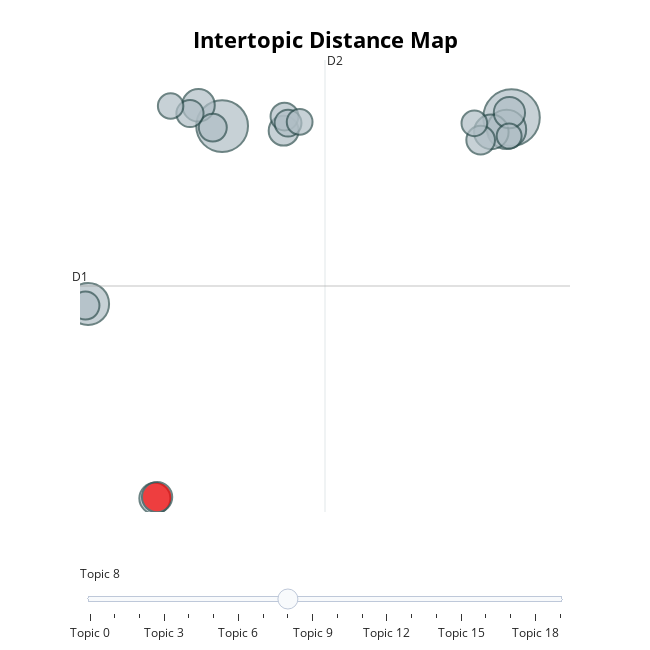

Notebook source saved alongside this figure:
### Markdown cell above
### Explore

### Code cell
# Visualize topics
topic_model.visualize_topics()

### Figure 1 — Plotly figure (JSON) as saved in the notebook; plotly's stock layout.template omitted (floating-point values rounded to 4 significant figures)
{"data": [{"customdata": [[0, "jews | jew | jewish | people | jesus", 2623], [1, "nigger | niggers | fuck | fucking | white", 2197], [2, "israel | iran | syria | israeli | us", 1443], [3, "white | race | whites | people | quote", 1256], [4, "muslims | islam | muslim | islamic | mohammed", 979], [5, "women | men | white | woman | black", 871], [6, "hitler | christianity | adolf | nazis | nazi", 800], [7, "police | cops | court | prison | said", 791], [8, "gun | guns | rifle | weapons | rifles", 752], [9, "die | und | der | ist | das", 734], [10, "vittu | posts | post | email | banned", 672], [11, "russia | russian | putin | ukraine | russians", 644], [12, "kikes | kike | porn | gas | chamber", 641], [13, "dixie | south | florida | texas | live", 634], [14, "meat | soy | eat | bread | fat", 605], [15, "german | germany | erik | germans | valkyrie", 591], [16, "italian | italy | italians | feet | mussolini", 543], [17, "fascism | fascist | ironmarch | fascists | im", 539], [18, "music | metal | song | youtube | songs", 531], [19, "irish | ireland | people | scotland | dublin", 510]], "hovertemplate": "<b>Topic %{customdata[0]}</b><br>Words: %{customdata[1]}<br>Size: %{customdata[2]}", "legendgroup": "", "marker": {"color": ["#B0BEC5", "#B0BEC5", "#B0BEC5", "#B0BEC5", "#B0BEC5", "#B0BEC5", "#B0BEC5", "#B0BEC5", "red", "#B0BEC5", "#B0BEC5", "#B0BEC5", "#B0BEC5", "#B0BEC5", "#B0BEC5", "#B0BEC5", "#B0BEC5", "#B0BEC5", "#B0BEC5", "#B0BEC5"], "line": {"color": "DarkSlateGrey", "width": 2}, "size": [2623, 2197, 1443, 1256, 979, 871, 800, 791, 752, 734, 672, 644, 641, 634, 605, 591, 543, 539, 531, 510], "sizemode": "area", "sizeref": 1.639, "symbol": "circle"}, "mode": "markers", "name": "", "orientation": "v", "showlegend": false, "type": "scatter", "x": [10.52, 2.712, -0.9056, 10.39, 9.979, 2.074, 10.47, 0.8963, 0.9565, 4.372, 9.691, -0.9779, 2.46, 4.395, 1.844, 4.491, 4.805, 9.52, 1.322, 10.46], "xaxis": "x", "y": [13.79, 13.39, 4.926, 13.23, 13.11, 14.37, 14.02, -4.325, -4.265, 13.17, 12.72, 4.848, 13.31, 13.84, 13.98, 13.53, 13.58, 13.52, 14.34, 12.91], "yaxis": "y"}], "layout": {"annotations": [{"showarrow": false, "text": "D1", "x": -1.125, "y": 5.778, "yshift": 10}, {"showarrow": false, "text": "D2", "x": 5.489, "xshift": 10, "y": 16.53}], "height": 650, "hoverlabel": {"bgcolor": "white", "font": {"family": "Rockwell", "size": 16}}, "legend": {"itemsizing": "constant", "tracegroupgap": 0}, "margin": {"t": 60}, "shapes": [{"line": {"color": "#CFD8DC", "width": 2}, "type": "line", "x0": 5.489, "x1": 5.489, "y0": -4.974, "y1": 16.53}, {"line": {"color": "#9E9E9E", "width": 2}, "type": "line", "x0": -1.125, "x1": 12.1, "y0": 5.778, "y1": 5.778}], "sliders": [{"active": 8, "pad": {"t": 50}, "steps": [{"args": [{"marker.color": [["red", "#B0BEC5", "#B0BEC5", "#B0BEC5", "#B0BEC5", "#B0BEC5", "#B0BEC5", "#B0BEC5", "#B0BEC5", "#B0BEC5", "#B0BEC5", "#B0BEC5", "#B0BEC5", "#B0BEC5", "#B0BEC5", "#B0BEC5", "#B0BEC5", "#B0BEC5", "#B0BEC5", "#B0BEC5"]]}], "label": "Topic 0", "method": "update"}, {"args": [{"marker.color": [["#B0BEC5", "red", "#B0BEC5", "#B0BEC5", "#B0BEC5", "#B0BEC5", "#B0BEC5", "#B0BEC5", "#B0BEC5", "#B0BEC5", "#B0BEC5", "#B0BEC5", "#B0BEC5", "#B0BEC5", "#B0BEC5", "#B0BEC5", "#B0BEC5", "#B0BEC5", "#B0BEC5", "#B0BEC5"]]}], "label": "Topic 1", "method": "update"}, {"args": [{"marker.color": [["#B0BEC5", "#B0BEC5", "red", "#B0BEC5", "#B0BEC5", "#B0BEC5", "#B0BEC5", "#B0BEC5", "#B0BEC5", "#B0BEC5", "#B0BEC5", "#B0BEC5", "#B0BEC5", "#B0BEC5", "#B0BEC5", "#B0BEC5", "#B0BEC5", "#B0BEC5", "#B0BEC5", "#B0BEC5"]]}], "label": "Topic 2", "method": "update"}, {"args": [{"marker.color": [["#B0BEC5", "#B0BEC5", "#B0BEC5", "red", "#B0BEC5", "#B0BEC5", "#B0BEC5", "#B0BEC5", "#B0BEC5", "#B0BEC5", "#B0BEC5", "#B0BEC5", "#B0BEC5", "#B0BEC5", "#B0BEC5", "#B0BEC5", "#B0BEC5", "#B0BEC5", "#B0BEC5", "#B0BEC5"]]}], "label": "Topic 3", "method": "update"}, {"args": [{"marker.color": [["#B0BEC5", "#B0BEC5", "#B0BEC5", "#B0BEC5", "red", "#B0BEC5", "#B0BEC5", "#B0BEC5", "#B0BEC5", "#B0BEC5", "#B0BEC5", "#B0BEC5", "#B0BEC5", "#B0BEC5", "#B0BEC5", "#B0BEC5", "#B0BEC5", "#B0BEC5", "#B0BEC5", "#B0BEC5"]]}], "label": "Topic 4", "method": "update"}, {"args": [{"marker.color": [["#B0BEC5", "#B0BEC5", "#B0BEC5", "#B0BEC5", "#B0BEC5", "red", "#B0BEC5", "#B0BEC5", "#B0BEC5", "#B0BEC5", "#B0BEC5", "#B0BEC5", "#B0BEC5", "#B0BEC5", "#B0BEC5", "#B0BEC5", "#B0BEC5", "#B0BEC5", "#B0BEC5", "#B0BEC5"]]}], "label": "Topic 5", "method": "update"}, {"args": [{"marker.color": [["#B0BEC5", "#B0BEC5", "#B0BEC5", "#B0BEC5", "#B0BEC5", "#B0BEC5", "red", "#B0BEC5", "#B0BEC5", "#B0BEC5", "#B0BEC5", "#B0BEC5", "#B0BEC5", "#B0BEC5", "#B0BEC5", "#B0BEC5", "#B0BEC5", "#B0BEC5", "#B0BEC5", "#B0BEC5"]]}], "label": "Topic 6", "method": "update"}, {"args": [{"marker.color": [["#B0BEC5", "#B0BEC5", "#B0BEC5", "#B0BEC5", "#B0BEC5", "#B0BEC5", "#B0BEC5", "red", "#B0BEC5", "#B0BEC5", "#B0BEC5", "#B0BEC5", "#B0BEC5", "#B0BEC5", "#B0BEC5", "#B0BEC5", "#B0BEC5", "#B0BEC5", "#B0BEC5", "#B0BEC5"]]}], "label": "Topic 7", "method": "update"}, {"args": [{"marker.color": [["#B0BEC5", "#B0BEC5", "#B0BEC5", "#B0BEC5", "#B0BEC5", "#B0BEC5", "#B0BEC5", "#B0BEC5", "red", "#B0BEC5", "#B0BEC5", "#B0BEC5", "#B0BEC5", "#B0BEC5", "#B0BEC5", "#B0BEC5", "#B0BEC5", "#B0BEC5", "#B0BEC5", "#B0BEC5"]]}], "label": "Topic 8", "method": "update"}, {"args": [{"marker.color": [["#B0BEC5", "#B0BEC5", "#B0BEC5", "#B0BEC5", "#B0BEC5", "#B0BEC5", "#B0BEC5", "#B0BEC5", "#B0BEC5", "red", "#B0BEC5", "#B0BEC5", "#B0BEC5", "#B0BEC5", "#B0BEC5", "#B0BEC5", "#B0BEC5", "#B0BEC5", "#B0BEC5", "#B0BEC5"]]}], "label": "Topic 9", "method": "update"}, {"args": [{"marker.color": [["#B0BEC5", "#B0BEC5", "#B0BEC5", "#B0BEC5", "#B0BEC5", "#B0BEC5", "#B0BEC5", "#B0BEC5", "#B0BEC5", "#B0BEC5", "red", "#B0BEC5", "#B0BEC5", "#B0BEC5", "#B0BEC5", "#B0BEC5", "#B0BEC5", "#B0BEC5", "#B0BEC5", "#B0BEC5"]]}], "label": "Topic 10", "method": "update"}, {"args": [{"marker.color": [["#B0BEC5", "#B0BEC5", "#B0BEC5", "#B0BEC5", "#B0BEC5", "#B0BEC5", "#B0BEC5", "#B0BEC5", "#B0BEC5", "#B0BEC5", "#B0BEC5", "red", "#B0BEC5", "#B0BEC5", "#B0BEC5", "#B0BEC5", "#B0BEC5", "#B0BEC5", "#B0BEC5", "#B0BEC5"]]}], "label": "Topic 11", "method": "update"}, {"args": [{"marker.color": [["#B0BEC5", "#B0BEC5", "#B0BEC5", "#B0BEC5", "#B0BEC5", "#B0BEC5", "#B0BEC5", "#B0BEC5", "#B0BEC5", "#B0BEC5", "#B0BEC5", "#B0BEC5", "red", "#B0BEC5", "#B0BEC5", "#B0BEC5", "#B0BEC5", "#B0BEC5", "#B0BEC5", "#B0BEC5"]]}], "label": "Topic 12", "method": "update"}, {"args": [{"marker.color": [["#B0BEC5", "#B0BEC5", "#B0BEC5", "#B0BEC5", "#B0BEC5", "#B0BEC5", "#B0BEC5", "#B0BEC5", "#B0BEC5", "#B0BEC5", "#B0BEC5", "#B0BEC5", "#B0BEC5", "red", "#B0BEC5", "#B0BEC5", "#B0BEC5", "#B0BEC5", "#B0BEC5", "#B0BEC5"]]}], "label": "Topic 13", "method": "update"}, {"args": [{"marker.color": [["#B0BEC5", "#B0BEC5", "#B0BEC5", "#B0BEC5", "#B0BEC5", "#B0BEC5", "#B0BEC5", "#B0BEC5", "#B0BEC5", "#B0BEC5", "#B0BEC5", "#B0BEC5", "#B0BEC5", "#B0BEC5", "red", "#B0BEC5", "#B0BEC5", "#B0BEC5", "#B0BEC5", "#B0BEC5"]]}], "label": "Topic 14", "method": "update"}, {"args": [{"marker.color": [["#B0BEC5", "#B0BEC5", "#B0BEC5", "#B0BEC5", "#B0BEC5", "#B0BEC5", "#B0BEC5", "#B0BEC5", "#B0BEC5", "#B0BEC5", "#B0BEC5", "#B0BEC5", "#B0BEC5", "#B0BEC5", "#B0BEC5", "red", "#B0BEC5", "#B0BEC5", "#B0BEC5", "#B0BEC5"]]}], "label": "Topic 15", "method": "update"}, {"args": [{"marker.color": [["#B0BEC5", "#B0BEC5", "#B0BEC5", "#B0BEC5", "#B0BEC5", "#B0BEC5", "#B0BEC5", "#B0BEC5", "#B0BEC5", "#B0BEC5", "#B0BEC5", "#B0BEC5", "#B0BEC5", "#B0BEC5", "#B0BEC5", "#B0BEC5", "red", "#B0BEC5", "#B0BEC5", "#B0BEC5"]]}], "label": "Topic 16", "method": "update"}, {"args": [{"marker.color": [["#B0BEC5", "#B0BEC5", "#B0BEC5", "#B0BEC5", "#B0BEC5", "#B0BEC5", "#B0BEC5", "#B0BEC5", "#B0BEC5", "#B0BEC5", "#B0BEC5", "#B0BEC5", "#B0BEC5", "#B0BEC5", "#B0BEC5", "#B0BEC5", "#B0BEC5", "red", "#B0BEC5", "#B0BEC5"]]}], "label": "Topic 17", "method": "update"}, {"args": [{"marker.color": [["#B0BEC5", "#B0BEC5", "#B0BEC5", "#B0BEC5", "#B0BEC5", "#B0BEC5", "#B0BEC5", "#B0BEC5", "#B0BEC5", "#B0BEC5", "#B0BEC5", "#B0BEC5", "#B0BEC5", "#B0BEC5", "#B0BEC5", "#B0BEC5", "#B0BEC5", "#B0BEC5", "red", "#B0BEC5"]]}], "label": "Topic 18", "method": "update"}, {"args": [{"marker.color": [["#B0BEC5", "#B0BEC5", "#B0BEC5", "#B0BEC5", "#B0BEC5", "#B0BEC5", "#B0BEC5", "#B0BEC5", "#B0BEC5", "#B0BEC5", "#B0BEC5", "#B0BEC5", "#B0BEC5", "#B0BEC5", "#B0BEC5", "#B0BEC5", "#B0BEC5", "#B0BEC5", "#B0BEC5", "red"]]}], "label": "Topic 19", "method": "update"}]}], "title": {"font": {"color": "Black", "size": 22}, "text": "<b>Intertopic Distance Map", "x": 0.5, "xanchor": "center", "y": 0.95, "yanchor": "top"}, "width": 650, "xaxis": {"anchor": "y", "domain": [0, 1], "range": [-1.125, 12.1], "title": {"text": ""}, "type": "linear", "visible": false}, "yaxis": {"anchor": "x", "domain": [0, 1], "range": [-4.974, 16.53], "title": {"text": ""}, "type": "linear", "visible": false}}}
